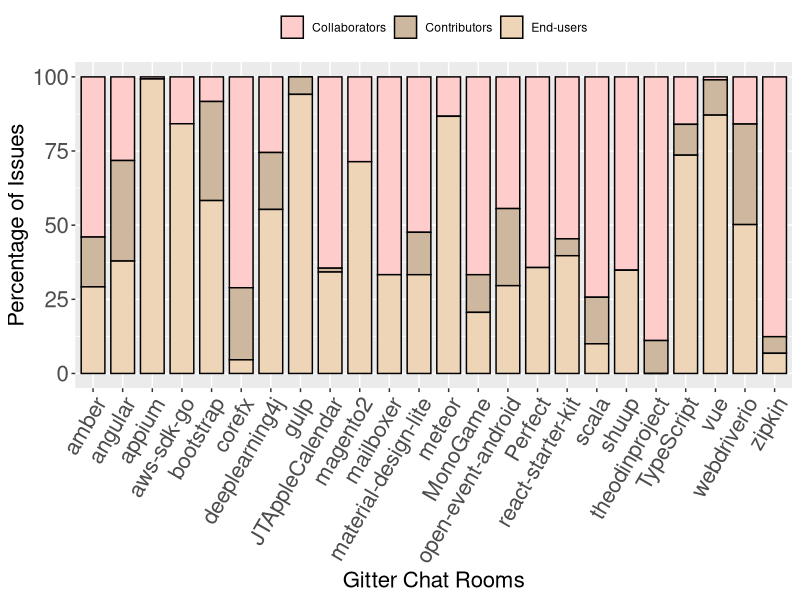

Source code (R):
library(ggplot2)

data1<-read.csv("data-for-barplot-for-R.csv")

colors<-c("#DD8888", "#FF9999","#FFCC99")
# Stacked

pdf("percentIssuesForRQ1.pdf",width=6,height=6)
ggplot(data=data1, aes(fill=referencedby, y=percentage, x=room)) + 
  geom_bar(colour="black",  position="stack", width=.8 , stat="identity") + 
  xlab("Gitter Chat Rooms") + ylab("Percentage of Issues") + 
  theme(axis.text.x = element_text(angle = 60, hjust = 1), axis.text=element_text(size=16),  
  axis.title = element_text(size=16), legend.title  = element_blank(), legend.position = "top")+
  scale_fill_manual(values=c("#FFCCCC", "bisque3", "bisque2"))
dev.off()

# guides(fill=FALSE) to stop making legend
